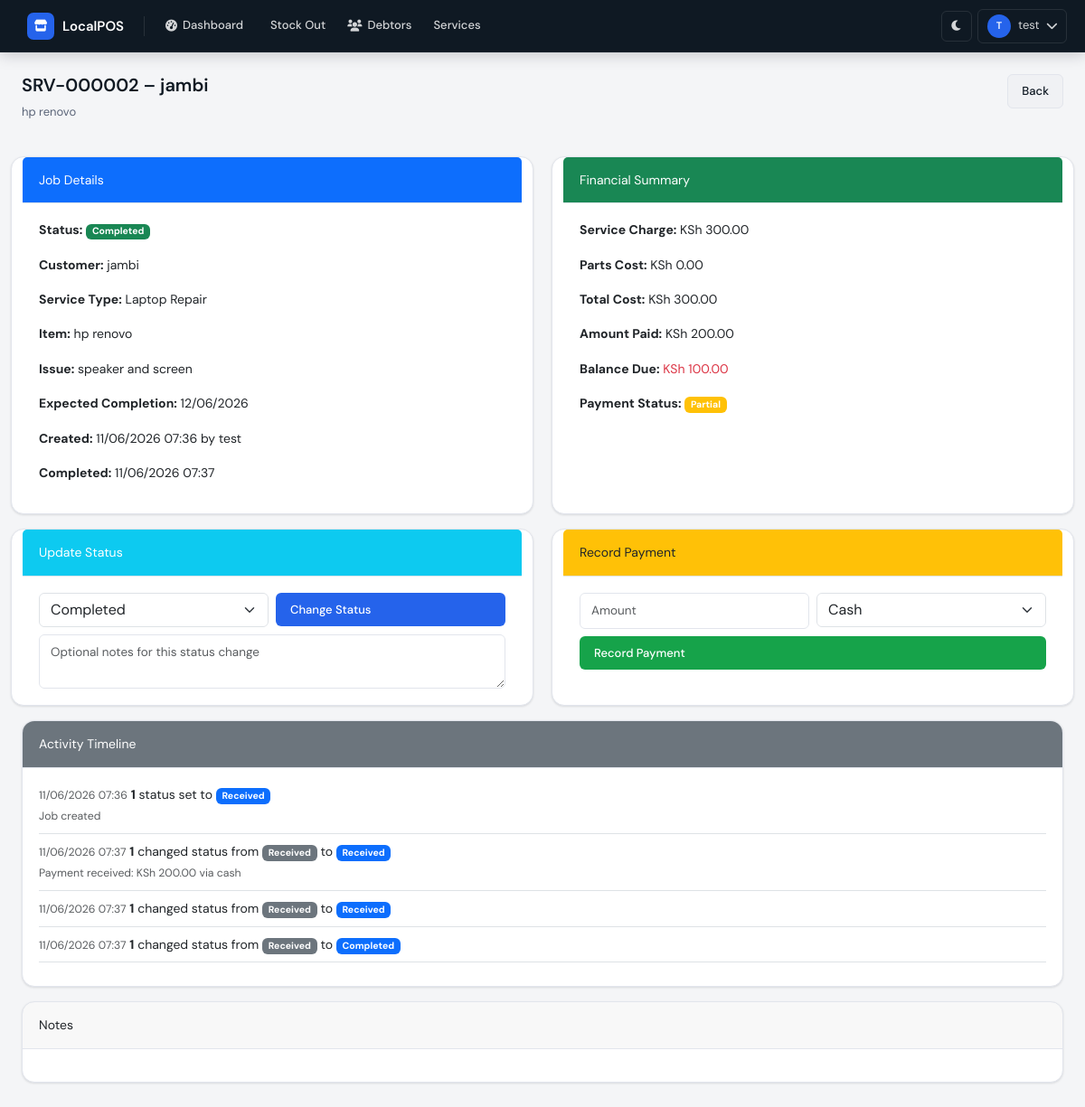
/services/2 (signed in), run on the app's committed database.
### database/models.py (models this page shows)
class User(UserMixin, db.Model):
    __tablename__ = 'users'
    id = db.Column(db.Integer, primary_key=True)
    username = db.Column(db.String(80), unique=True, nullable=False)
    password_hash = db.Column(db.String(200), nullable=False)
    full_name = db.Column(db.String(100), nullable=False)
    role = db.Column(db.String(20), default='worker')
    is_active = db.Column(db.Boolean, default=True)
    created_at = db.Column(db.DateTime, default=datetime.utcnow)
    last_login = db.Column(db.DateTime, nullable=True)
    stock_entries = db.relationship('StockEntry', backref='user', lazy=True)
    sales = db.relationship('Sale', backref='user', lazy=True)
    payments = db.relationship('Payment', backref='user', lazy=True)
    service_jobs = db.relationship('ServiceJob', backref='creator', lazy=True)
    service_history = db.relationship('ServiceHistory', backref='user', lazy=True)

class ServiceJob(db.Model):
    __tablename__ = 'service_jobs'
    id = db.Column(db.Integer, primary_key=True)
    job_number = db.Column(db.String(20), unique=True, nullable=False)
    customer_name = db.Column(db.String(100), nullable=False)
    customer_phone = db.Column(db.String(20))
    service_type_id = db.Column(db.Integer, db.ForeignKey('service_types.id'), nullable=False)
    service_category_id = db.Column(db.Integer, db.ForeignKey('service_categories.id'), nullable=False)
    item_description = db.Column(db.String(200), nullable=False)
    issue_description = db.Column(db.Text)
    status = db.Column(db.String(20), default='received')
    expected_completion_date = db.Column(db.Date, nullable=True)
    service_charge = db.Column(db.Float, default=0.0)
    parts_cost = db.Column(db.Float, default=0.0)
    total_cost = db.Column(db.Float, default=0.0)
    amount_paid = db.Column(db.Float, default=0.0)
    balance = db.Column(db.Float, default=0.0)
    payment_status = db.Column(db.String(20), default='unpaid')
    notes = db.Column(db.Text)
    technician_notes = db.Column(db.Text)
    created_by = db.Column(db.Integer, db.ForeignKey('users.id'), nullable=False)
    created_at = db.Column(db.DateTime, default=datetime.utcnow)
    updated_at = db.Column(db.DateTime, default=datetime.utcnow, onupdate=datetime.utcnow)
    completed_at = db.Column(db.DateTime, nullable=True)
    collected_at = db.Column(db.DateTime, nullable=True)
    history = db.relationship('ServiceHistory', backref='job', lazy=True)

class ServiceType(db.Model):
    __tablename__ = 'service_types'
    id = db.Column(db.Integer, primary_key=True)
    category_id = db.Column(db.Integer, db.ForeignKey('service_categories.id'), nullable=False)
    name = db.Column(db.String(100), nullable=False)
    max_charge = db.Column(db.Float, default=0.0)   # 0 means no limit
    created_at = db.Column(db.DateTime, default=datetime.utcnow)
    jobs = db.relationship('ServiceJob', backref='service_type', lazy=True)

class ServiceHistory(db.Model):
    __tablename__ = 'service_history'
    id = db.Column(db.Integer, primary_key=True)
    job_id = db.Column(db.Integer, db.ForeignKey('service_jobs.id'), nullable=False)
    status_from = db.Column(db.String(20))
    status_to = db.Column(db.String(20))
    notes = db.Column(db.Text)
    changed_by = db.Column(db.Integer, db.ForeignKey('users.id'), nullable=False)
    changed_at = db.Column(db.DateTime, default=datetime.utcnow)

### routes/services.py (the view)
@services_bp.route('/<int:job_id>')
@login_required
def service_detail(job_id):
    job = ServiceJob.query.get_or_404(job_id)
    history = ServiceHistory.query.filter_by(job_id=job_id).order_by(ServiceHistory.changed_at).all()
    return render_template('service_detail.html', job=job, history=history)

### app.py (called while the page is built)
@login_manager.user_loader
def load_user(user_id):
    return User.query.get(int(user_id))

@app.template_filter('format_currency')
def format_currency_filter(amount):
    if amount is None:
        return "KSh 0.00"
    try:
        return f"KSh {amount:,.2f}"
    except (TypeError, ValueError):
        return "KSh 0.00"

### templates/service_detail.html (shortened to what this page needs)
{% extends "base.html" %}
{% block content %}
<div class="page-header">
    <div>
        <h1 class="page-title">{{ job.job_number }} – {{ job.customer_name }}</h1>
        <p class="page-subtitle">{{ job.item_description }}</p>
    </div>
    <div>
        <a href="{{ url_for('services.list_services') }}" class="btn btn-secondary">Back</a>
    </div>
</div>
<div class="row" style="display: grid; grid-template-columns: 1fr 1fr; gap: 20px;">
    <div class="card">
        <div class="card-header bg-primary text-white">Job Details</div>
        <div class="card-body">
            <p><strong>Status:</strong>
                <span class="badge
                    {% if job.status == 'received' %}bg-secondary
                    {% elif job.status == 'diagnosing' %}bg-info
                    {% elif job.status == 'waiting_parts' %}bg-warning
                    {% elif job.status == 'completed' %}bg-success
                    {% elif job.status == 'collected' %}bg-success
                    {% elif job.status == 'cancelled' %}bg-danger
                    {% endif %}">
                    {{ job.status|replace('_', ' ')|title }}
                </span>
            </p>
            <p><strong>Customer:</strong> {{ job.customer_name }}{% if job.customer_phone %} ({{ job.customer_phone }}){% endif %}</p>
            <p><strong>Service Type:</strong> {{ job.service_type.name if job.service_type else 'N/A' }}</p>
            <p><strong>Item:</strong> {{ job.item_description }}</p>
            <p><strong>Issue:</strong> {{ job.issue_description or 'N/A' }}</p>
            <p><strong>Expected Completion:</strong> {{ job.expected_completion_date.strftime('%d/%m/%Y') if job.expected_completion_date else 'Not set' }}</p>
            <p><strong>Created:</strong> {{ job.created_at.strftime('%d/%m/%Y %H:%M') }} by {{ job.creator.username }}</p>
            {% if job.completed_at %}<p><strong>Completed:</strong> {{ job.completed_at.strftime('%d/%m/%Y %H:%M') }}</p>{% endif %}
        </div>
    </div>
    <div class="card">
        <div class="card-header bg-success text-white">Financial Summary</div>
        <div class="card-body">
            <p><strong>Service Charge:</strong> {{ job.service_charge|format_currency }}</p>
            <p><strong>Parts Cost:</strong> {{ job.parts_cost|format_currency }}</p>
            <p><strong>Total Cost:</strong> {{ job.total_cost|format_currency }}</p>
            <p><strong>Amount Paid:</strong> {{ job.amount_paid|format_currency }}</p>
            <p><strong>Balance Due:</strong> <span class="{% if job.balance > 0 %}text-danger{% else %}text-success{% endif %}">{{ job.balance|format_currency }}</span></p>
            <p><strong>Payment Status:</strong>
                <span class="badge {% if job.payment_status == 'paid' %}bg-success{% elif job.payment_status == 'partial' %}bg-warning{% else %}bg-danger{% endif %}">
                    {{ job.payment_status|title }}
                </span>
            </p>
        </div>
    </div>
</div>
<div class="row mt-3" style="display: grid; grid-template-columns: 1fr 1fr; gap: 20px;">
    <div class="card">
        <div class="card-header bg-info text-white">Update Status</div>
        <div class="card-body">
            <form method="POST" action="{{ url_for('services.update_status', job_id=job.id) }}">
                <div class="row g-2">
                    <div class="col-md-6">
                        <select name="status" class="form-select">
                            <option value="completed" {% if job.status == 'completed' %}selected{% endif %}>Completed</option>
                        </select>
                    </div>
                    <div class="col-md-6">
                        <button type="submit" class="btn btn-primary w-100">Change Status</button>
                    </div>
                    <div class="col-12">
                        <textarea name="notes" class="form-control" placeholder="Optional notes for this status change" rows="2"></textarea>
                    </div>
                </div>
            </form>
        </div>
    </div>
    <div class="card">
        <div class="card-header bg-warning text-dark">Record Payment</div>
        <div class="card-body">
            <form method="POST" action="{{ url_for('services.record_payment', job_id=job.id) }}">
                <div class="row g-2">
                    <div class="col-md-6">
                        <input type="number" name="amount" class="form-control" placeholder="Amount" step="0.01" required>
                    </div>
                    <div class="col-md-6">
                        <select name="payment_method" class="form-select">
                            <option value="cash">Cash</option>
                        </select>
                    </div>
                    <div class="col-12">
                        <button type="submit" class="btn btn-success w-100">Record Payment</button>
                    </div>
                </div>
            </form>
        </div>
    </div>
</div>
<div class="card mt-3">
    <div class="card-header bg-secondary text-white">Activity Timeline</div>
    <div class="card-body">
        {% if history %}
        <div class="timeline">
            {% for h in history %}
            <div class="border-bottom pb-2 mb-2">
                <small class="text-muted">{{ h.changed_at.strftime('%d/%m/%Y %H:%M') }}</small>
                <strong>{{ h.changed_by_username or h.changed_by }}</strong>
                {% if h.status_from and h.status_to %}
                    changed status from <span class="badge bg-secondary">{{ h.status_from|replace('_', ' ')|title }}</span> to <span class="badge bg-primary">{{ h.status_to|replace('_', ' ')|title }}</span>
                {% elif h.status_to %}
                    status set to <span class="badge bg-primary">{{ h.status_to|replace('_', ' ')|title }}</span>
                {% endif %}
                {% if h.notes %}
                <div class="text-muted small mt-1">{{ h.notes }}</div>
                {% endif %}
            </div>
            {% endfor %}
        </div>
        {% else %}
        <p class="text-muted">No history yet.</p>
        {% endif %}
    </div>
</div>
<div class="card mt-3">
    <div class="card-header">Notes</div>
    <div class="card-body">
    </div>
</div>
{% endblock %}

### templates/base.html (shortened to what this page needs)
<!DOCTYPE html>
<html lang="en" data-theme="light">
<head>
    <link rel="stylesheet" href="{{ url_for('static', filename='css/bootstrap.min.css') }}">
    <link rel="stylesheet" href="https://cdnjs.cloudflare.com/ajax/libs/font-awesome/6.0.0/css/all.min.css">
    <link rel="stylesheet" href="{{ url_for('static', filename='css/custom.css') }}">
</head>
<body>
{% if current_user.is_authenticated %}
<header class="topbar">
    <a class="topbar-brand" href="{{ url_for('dashboard.dashboard_home') }}"><span class="brand-icon"><i class="fas fa-store"></i></span>LocalPOS</a>
    <nav class="topbar-nav">
        <a class="nav-link-item" href="{{ url_for('dashboard.dashboard_home') }}"><i class="fas fa-gauge-high"></i> Dashboard</a>
        <a class="nav-link-item" href="{{ url_for('stock_out.stock_out_page') }}"> Stock Out</a>
        <a class="nav-link-item" href="{{ url_for('debtors.debtors_list') }}"><i class="fas fa-users"></i> Debtors</a>
        <a class="nav-link-item" href="{{ url_for('services.list_services') }}">Services</a>
    </nav>
    <div class="topbar-actions">
        <button class="theme-toggle" id="themeToggle"><i class="fas fa-moon" id="themeIcon"></i></button>
        <div class="dropdown-wrapper">
            <button class="user-btn" id="userMenuBtn"><span class="user-avatar">{{ current_user.username[0]|upper }}</span> {{ current_user.username }} <i class="fas fa-chevron-down"></i></button>
        </div>
    </div>
</header>
{% endif %}
<main class="page-wrapper">
    {% block content %}{% endblock %}
</main>
</body>
</html>

### templates/base.html (style rules this page uses)
:root { --font-sans: 'DM Sans', sans-serif; --font-mono: 'DM Mono', monospace; --bg-base: #f4f5f7; --bg-surface: #ffffff; --bg-surface-2: #f0f1f4; --bg-nav: #0f1923; --bg-nav-hover: rgba(255,255,255,0.07); --bg-nav-active: rgba(255,255,255,0.13); --text-primary: #0f1923; --text-secondary: #5a6478; --text-muted: #94a0b8; --text-nav: rgba(255,255,255,0.82); --text-nav-active: #ffffff; --border: #e2e5ec; --border-strong: #c8cdd9; --accent: #2563eb; --accent-hover: #1d4ed8; --accent-soft: #eff4ff; --success: #16a34a; --success-soft: #f0fdf4; --warning: #d97706; --warning-soft: #fffbeb; --danger: #dc2626; --danger-soft: #fef2f2; --info: #0891b2; --info-soft: #ecfeff; --shadow-sm: 0 1px 3px rgba(15,25,35,0.07), 0 1px 2px rgba(15,25,35,0.05); --shadow-md: 0 4px 12px rgba(15,25,35,0.10), 0 2px 4px rgba(15,25,35,0.06); --shadow-nav: 0 2px 16px rgba(15,25,35,0.22); --radius-sm: 6px; --radius-md: 10px; --radius-lg: 14px; --nav-width: 230px; --topbar-height: 58px; --transition: 0.18s ease; }
*, *::before, *::after { box-sizing: border-box; margin: 0; padding: 0; }
html { scroll-behavior: smooth; }
body { font-family: var(--font-sans); font-size: 14px; line-height: 1.6; color: var(--text-primary); background: var(--bg-base); transition: background var(--transition), color var(--transition); min-height: 100vh; }
.topbar { position: fixed; top: 0; left: 0; right: 0; height: var(--topbar-height); background: var(--bg-nav); border-bottom: 1px solid rgba(255,255,255,0.06); box-shadow: var(--shadow-nav); display: flex; align-items: center; padding: 0 20px; z-index: 1000; gap: 12px; }
.topbar-brand { display: flex; align-items: center; gap: 9px; text-decoration: none; color: #ffffff; font-size: 15px; font-weight: 600; padding: 6px 10px; border-radius: var(--radius-sm); transition: background var(--transition); }
.topbar-brand .brand-icon { width: 30px; height: 30px; background: var(--accent); border-radius: 7px; display: flex; align-items: center; justify-content: center; font-size: 13px; }
.topbar-nav { display: flex; align-items: center; gap: 2px; flex: 1; overflow-x: auto; }
.nav-link-item { display: flex; align-items: center; gap: 6px; padding: 6px 11px; border-radius: var(--radius-sm); color: var(--text-nav); text-decoration: none; font-size: 13px; font-weight: 500; white-space: nowrap; transition: background var(--transition); }
.topbar-actions { display: flex; align-items: center; gap: 6px; margin-left: auto; }
.theme-toggle, .user-btn { border-radius: var(--radius-sm); border: 1px solid rgba(255,255,255,0.10); background: transparent; color: var(--text-nav); cursor: pointer; transition: background var(--transition); }
.theme-toggle { width: 34px; height: 34px; display: flex; align-items: center; justify-content: center; font-size: 13px; }
.user-btn { display: flex; align-items: center; gap: 8px; padding: 5px 10px; font-size: 13px; }
.user-avatar { width: 26px; height: 26px; background: var(--accent); border-radius: 50%; display: flex; align-items: center; justify-content: center; font-size: 11px; font-weight: 600; color: #fff; }
.dropdown-wrapper { position: relative; }
.page-wrapper { margin-top: var(--topbar-height); padding: 24px 24px 40px; min-height: calc(100vh - var(--topbar-height)); }
.card { background: var(--bg-surface); border: 1px solid var(--border); border-radius: var(--radius-lg); box-shadow: var(--shadow-sm); overflow: hidden; }
.card-header { padding: 14px 18px; border-bottom: 1px solid var(--border); display: flex; justify-content: space-between; align-items: center; }
.card-body { padding: 18px; }
.page-title { font-size: 20px; font-weight: 600; }
.page-subtitle { font-size: 13px; color: var(--text-secondary); margin-top: 2px; }
.page-header { display: flex; justify-content: space-between; margin-bottom: 22px; flex-wrap: wrap; }
.btn { display: inline-flex; align-items: center; gap: 6px; padding: 8px 15px; border-radius: var(--radius-sm); font-size: 13px; font-weight: 500; cursor: pointer; border: 1px solid transparent; transition: background var(--transition); }
.btn-primary { background: var(--accent); color: #fff; }
.btn-secondary { background: var(--bg-surface-2); color: var(--text-primary); border-color: var(--border); }
.btn-success { background: var(--success); color: #fff; }
.form-control { width: 100%; padding: 9px 12px; background: var(--bg-surface); border: 1px solid var(--border); border-radius: var(--radius-sm); color: var(--text-primary); font-family: var(--font-sans); font-size: 13.5px; }

### data on the page
User: username "T", username "test", creator.username "test"
ServiceJob: job_number "SRV-000002", customer_name "jambi", item_description "hp renovo", status "Completed", issue_description "speaker and screen", expected_completion_date "12/06/2026", created_at "11/06/2026 07:36", completed_at "11/06/2026 07:37", service_charge "KSh 300.00", parts_cost "KSh 0.00", total_cost "KSh 300.00", amount_paid "KSh 200.00", balance "KSh 100.00", payment_status "Partial"
ServiceType: service_type "Laptop Repair"
ServiceHistory: changed_at "11/06/2026 07:36", changed_by "1", status_to "Received", notes "Job created"
ServiceHistory: changed_at "11/06/2026 07:37", changed_by "1", status_from "Received", status_to "Received", notes "Payment received: KSh 200.00 via cash"
ServiceHistory: changed_at "11/06/2026 07:37", changed_by "1", status_from "Received", status_to "Received"
ServiceHistory: changed_at "11/06/2026 07:37", changed_by "1", status_from "Received", status_to "Completed"
